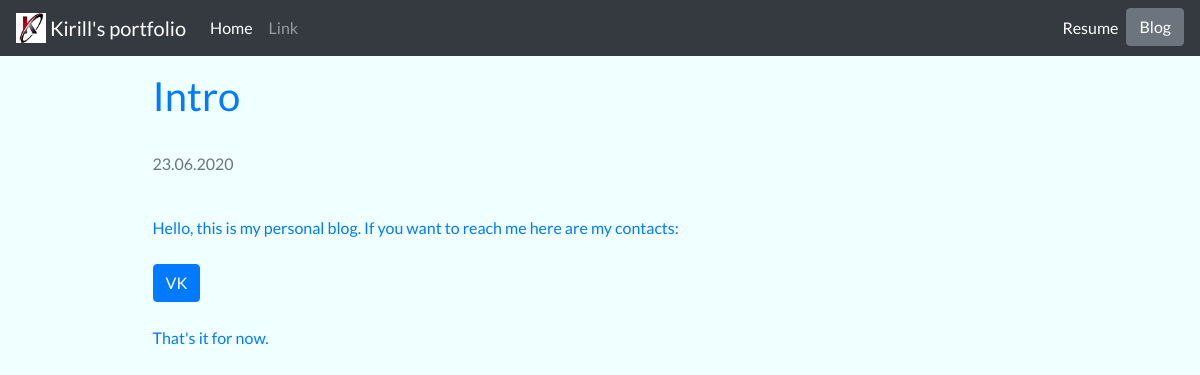
Page /blog/3 on the committed database.
### blog/models.py (models this page shows, shortened)
class Article(models.Model):
    title = models.CharField(max_length=150)
    date = models.DateField()
    article = models.TextField()

### blog/views.py (the view)
# urls.py: path('<int:blog_id>', views.blog_detail, name='blog_detail'),
def blog_detail(request, blog_id):
    blog = get_object_or_404(Article, pk=blog_id)
    return render(request, '../templates/blog/blog_detail.html', {'blog': blog, 'title': 'Article - ' + str(blog.title)})

### templates/blog/blog_detail.html
{% extends 'base.html' %}
{% block content %}
<div class="container col-lg-10">
    <h1 class="panel-title text-primary">{{ blog.title }}</h1><br>
    <p class="text text-muted">{{ blog.date|date:'d.m.Y' }}</p><br>
    <p class="text text-primary">{{ blog.article|safe }}</p>
</div>
{% endblock %}

### static/css/styles.css (style rules this page uses)
body { padding-top: 4.5rem; font-family: 'Lato', sans-serif; background-color: azure; }

### rows in the picture
Article: title "Intro", date "23.06.2020", article "Hello, this is my personal blog. If you want to reach me here are my contacts: VK That's it for now."
